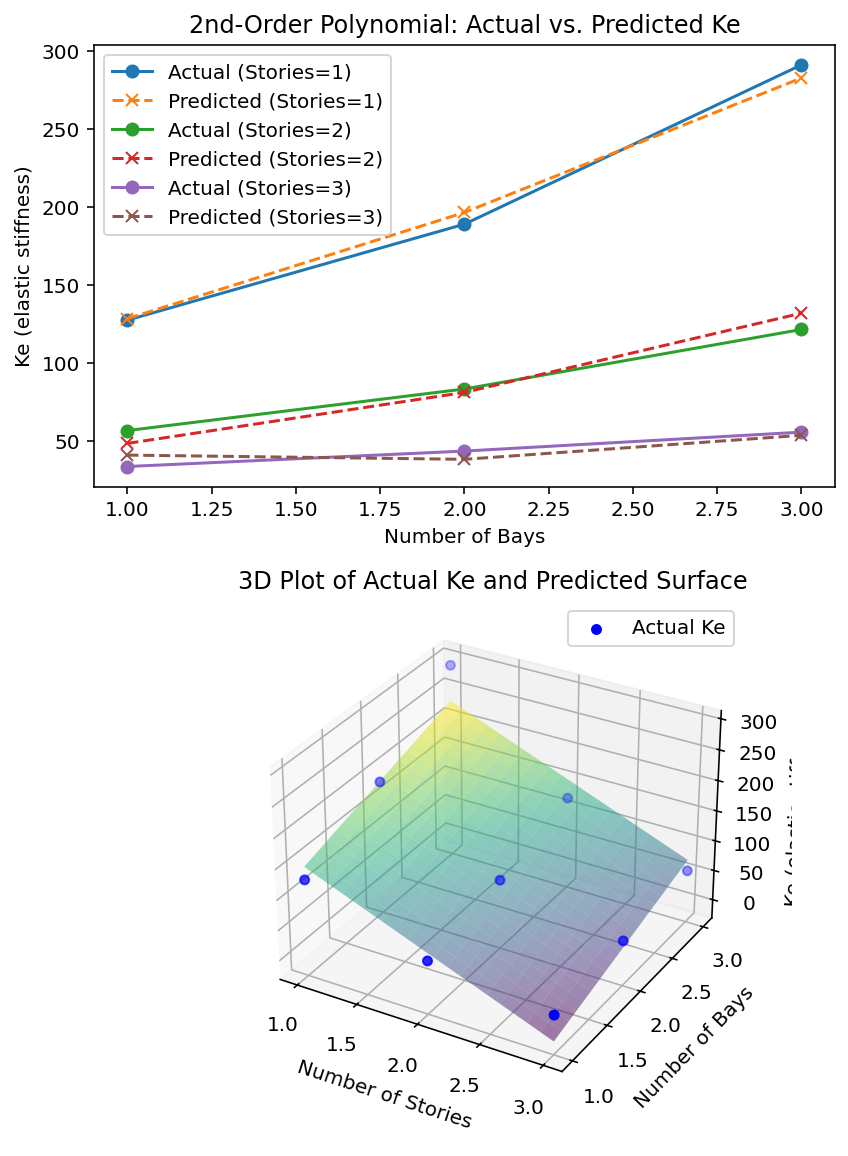

Reproduce this figure in Python.
import numpy as np
import pandas as pd
import statsmodels.api as sm
import matplotlib.pyplot as plt

# Input data
stories = np.array([1, 1, 1, 2, 2, 2, 3, 3, 3])
bays    = np.array([1, 2, 3, 1, 2, 3, 1, 2, 3])
Ke      = np.array([
    127.5,   189.0, 291.0938,   # 1‑story
     56.7,    83.3625, 121.5,   # 2‑story
     33.66,   43.56,   55.6875  # 3‑story
])

# Build DataFrame
df = pd.DataFrame({
    'Stories': stories,
    'Bays': bays,
    'Ke_actual': Ke
})

# Create 2nd-order polynomial terms
df['Stories_sq'] = df['Stories'] ** 2
df['Bays_sq'] = df['Bays'] ** 2
df['Stories_x_Bays'] = df['Stories'] * df['Bays']

# Define predictors and response
X_poly = df[['Stories', 'Bays', 'Stories_sq', 'Bays_sq', 'Stories_x_Bays']]
X_poly = sm.add_constant(X_poly)
y = df['Ke_actual']

# Fit OLS model
model_poly = sm.OLS(y, X_poly).fit()

# Predict values
df['Ke_predicted_poly'] = model_poly.predict(X_poly)

# Print summary
print(model_poly.summary())

# Plot actual vs predicted (2nd-order polynomial)
plt.figure()
for s in sorted(df['Stories'].unique()):
    subset = df[df['Stories'] == s]
    plt.plot(subset['Bays'], subset['Ke_actual'],
             marker='o', label=f'Actual (Stories={s})')
    plt.plot(subset['Bays'], subset['Ke_predicted_poly'],
             marker='x', linestyle='--', label=f'Predicted (Stories={s})')

plt.xlabel('Number of Bays')
plt.ylabel('Ke (elastic stiffness)')
plt.title('2nd-Order Polynomial: Actual vs. Predicted Ke')
plt.legend()
plt.tight_layout()
plt.show()



# Extract coefficients
coeffs = model_poly.params

# Define a prediction function using the fitted model
def predict_Ke(stories, bays):
    return (
        coeffs['const']
        + coeffs['Stories'] * stories
        + coeffs['Bays'] * bays
        + coeffs['Stories_sq'] * (stories ** 2)
        + coeffs['Bays_sq'] * (bays ** 2)
        + coeffs['Stories_x_Bays'] * (stories * bays)
    )

# Example: test the formula with stories=2, bays=2
example_Ke = predict_Ke(3, 3)
print(f"\n\n Predicted Ke for 2 stories and 2 bays = {example_Ke:.2f} \n\n")

#%% 3D PLOT
import numpy as np
import pandas as pd
from sklearn.linear_model import LinearRegression
import matplotlib.pyplot as plt
from mpl_toolkits.mplot3d import Axes3D  # noqa: F401

# 1. Prepare the data
#stories = np.array([1, 1, 1, 2, 2, 2, 3, 3, 3])
#bays    = np.array([1, 2, 3, 1, 2, 3, 1, 2, 3])
Ke      = Ke

df = pd.DataFrame({
    'Stories':   stories,
    'Bays':      bays,
    'Ke_actual': Ke
})

# 2. Fit a linear regression model
model = LinearRegression()
model.fit(df[['Stories', 'Bays']], df['Ke_actual'])

# 3. Create a mesh grid for Stories and Bays
story_vals = np.linspace(df['Stories'].min(), df['Stories'].max(), 20)
bay_vals   = np.linspace(df['Bays'].min(), df['Bays'].max(), 20)
S, B = np.meshgrid(story_vals, bay_vals)

# 4. Predict Ke over the grid
grid_points = np.column_stack([S.ravel(), B.ravel()])
Ke_surface = model.predict(grid_points).reshape(S.shape)

# 5. Plot in 3D
fig = plt.figure()
ax = fig.add_subplot(111, projection='3d')

#   a. Actual data points
ax.scatter(df['Stories'], df['Bays'], df['Ke_actual'],
           color='blue', marker='o', label='Actual Ke')

#   b. Predicted surface
ax.plot_surface(S, B, Ke_surface,
                alpha=0.5, cmap='viridis', edgecolor='none')

ax.set_xlabel('Number of Stories')
ax.set_ylabel('Number of Bays')
ax.set_zlabel('Ke (elastic stiffness)')
ax.set_title('3D Plot of Actual Ke and Predicted Surface')
ax.legend()

plt.tight_layout()
plt.show()
